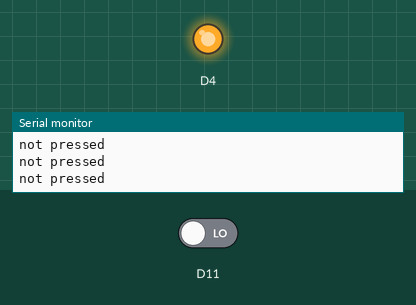
Recording of a sketch running on a simulated nRF52 board. Shown: output pins drawn as LEDs (lit = HIGH), the last lines printed to the serial monitor. The inputs (shaded band) are chosen by the test bench; at power-on: D11 LOW.

Above: at 2.8 s.
2.9 s: D11 driven HIGH
At 3.3 s:
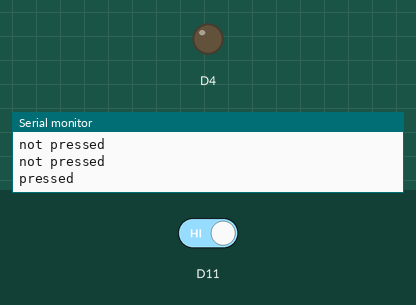
4.5 s: D11 driven LOW
At 6.0 s:
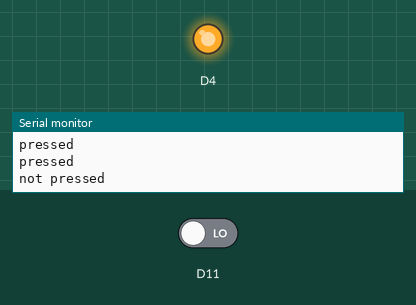
Timing chart, 0 to 7.5 s (numbered marks = the images above; inputs shaded):
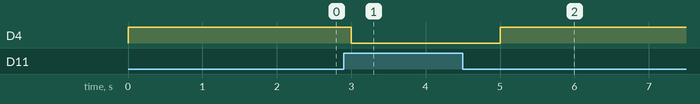

Measured:
- after the input at 2.9 s, D4: HIGH → LOW after 0.10 s
- after the input at 4.5 s, D4: LOW → HIGH after 0.50 s

The sketch:

board_digital_in_test.ino
```cpp
#include <Arduino.h>
#include <Adafruit_NeoPixel.h>
#include <bluefruit.h>
#if defined(USE_TINYUSB)
#include <Adafruit_TinyUSB.h> // for Serial
#endif

void setup() {
  Serial.begin(115200);
  pinMode(LED_CONN, OUTPUT);
  pinMode(11, INPUT);
  Serial.println("setting up");
}

void loop() {
  if(digitalRead(11) == HIGH){
    digitalWrite(LED_CONN, LOW);
    Serial.println("pressed");
  }
  else {
    digitalWrite(LED_CONN, HIGH);
    Serial.println("not pressed");
  }
  delay(1000);

}
```
